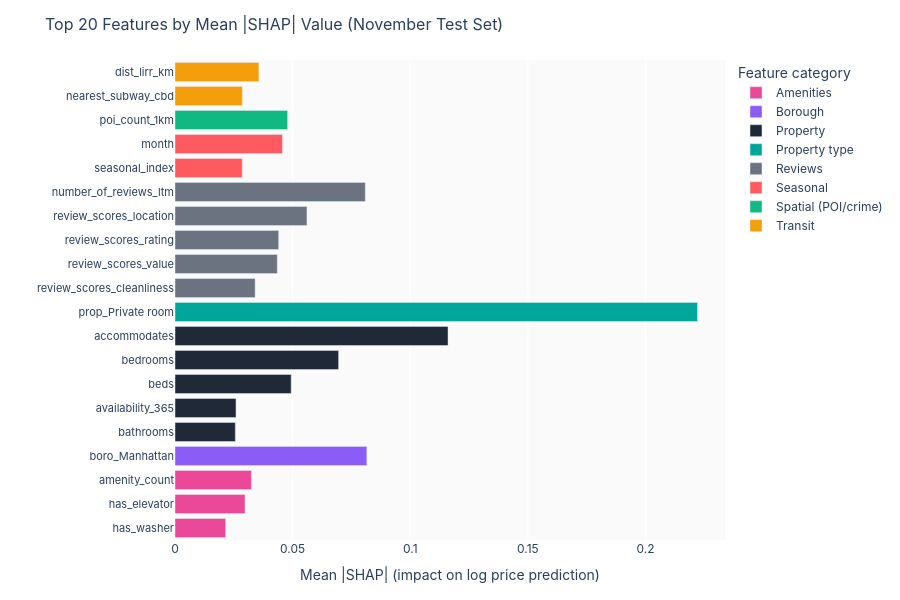

Source (notebook cell):
### Markdown cell above
---
## Plot 5 — SHAP feature importance

### Code cell
top_n = 20
shp_top = shp.head(top_n).sort_values('mean_abs_shap')  # ascending for horizontal bar

# Category color coding
def feat_category(name):
    if name in ('month', 'seasonal_index'):           return 'Seasonal'
    if name.startswith('boro_'):                       return 'Borough'
    if name.startswith('prop_'):                       return 'Property type'
    if 'subway' in name or 'lirr' in name:             return 'Transit'
    if 'poi' in name or 'crime' in name:               return 'Spatial (POI/crime)'
    if name in ('is_superhost','host_response_rate_f',
                'host_acceptance_rate_f','host_response_time_ord',
                'host_identity_verified_f','has_license'):  return 'Host'
    if name.startswith('has_') or name == 'amenity_count':  return 'Amenities'
    if 'review' in name:                               return 'Reviews'
    return 'Property'

CAT_COLORS = {
    'Seasonal':         ACCENT,
    'Borough':          '#8B5CF6',
    'Property type':    BLUE,
    'Transit':          '#F59E0B',
    'Spatial (POI/crime)': '#10B981',
    'Host':             '#3B82F6',
    'Amenities':        '#EC4899',
    'Reviews':          '#6B7280',
    'Property':         '#1F2937',
}

shp_top['category'] = shp_top['feature'].apply(feat_category)
shp_top['color'] = shp_top['category'].map(CAT_COLORS)

fig = go.Figure()

for cat, grp in shp_top.groupby('category'):
    fig.add_trace(go.Bar(
        x=grp['mean_abs_shap'],
        y=grp['feature'],
        orientation='h',
        name=cat,
        marker_color=CAT_COLORS[cat],
    ))

fig.update_layout(
    title=dict(text=f'Top {top_n} Features by Mean |SHAP| Value (November Test Set)',
               font_size=16),
    xaxis_title='Mean |SHAP| (impact on log price prediction)',
    yaxis_title='',
    barmode='overlay',
    legend_title_text='Feature category',
    height=600,
    yaxis=dict(tickfont_size=11),
)

save(fig, '05_shap_importance', h=600)
fig.show()

### Figure 1 — Plotly figure (JSON) as saved in the notebook; plotly's stock layout.template omitted (floating-point values rounded to 4 significant figures)
{"data": [{"marker": {"color": "#EC4899"}, "name": "Amenities", "orientation": "h", "type": "bar", "x": [0.02153, 0.02976, 0.03248], "y": ["has_washer", "has_elevator", "amenity_count"]}, {"marker": {"color": "#8B5CF6"}, "name": "Borough", "orientation": "h", "type": "bar", "x": [0.08155], "y": ["boro_Manhattan"]}, {"marker": {"color": "#1F2937"}, "name": "Property", "orientation": "h", "type": "bar", "x": [0.02564, 0.02594, 0.04938, 0.06954, 0.1161], "y": ["bathrooms", "availability_365", "beds", "bedrooms", "accommodates"]}, {"marker": {"color": "#00A699"}, "name": "Property type", "orientation": "h", "type": "bar", "x": [0.2221], "y": ["prop_Private room"]}, {"marker": {"color": "#6B7280"}, "name": "Reviews", "orientation": "h", "type": "bar", "x": [0.03406, 0.04347, 0.04407, 0.05608, 0.08088], "y": ["review_scores_cleanliness", "review_scores_value", "review_scores_rating", "review_scores_location", "number_of_reviews_ltm"]}, {"marker": {"color": "#FF5A5F"}, "name": "Seasonal", "orientation": "h", "type": "bar", "x": [0.02858, 0.04568], "y": ["seasonal_index", "month"]}, {"marker": {"color": "#10B981"}, "name": "Spatial (POI/crime)", "orientation": "h", "type": "bar", "x": [0.04787], "y": ["poi_count_1km"]}, {"marker": {"color": "#F59E0B"}, "name": "Transit", "orientation": "h", "type": "bar", "x": [0.02863, 0.03565], "y": ["nearest_subway_cbd", "dist_lirr_km"]}], "layout": {"barmode": "overlay", "font": {"family": "Inter, Arial, sans-serif"}, "height": 600, "legend": {"title": {"text": "Feature category"}}, "margin": {"b": 60, "l": 60, "r": 40, "t": 60}, "paper_bgcolor": "#FFFFFF", "plot_bgcolor": "#FAFAFA", "title": {"font": {"size": 16}, "text": "Top 20 Features by Mean |SHAP| Value (November Test Set)"}, "xaxis": {"title": {"text": "Mean |SHAP| (impact on log price prediction)"}}, "yaxis": {"tickfont": {"size": 11}, "title": {"text": ""}}}}
